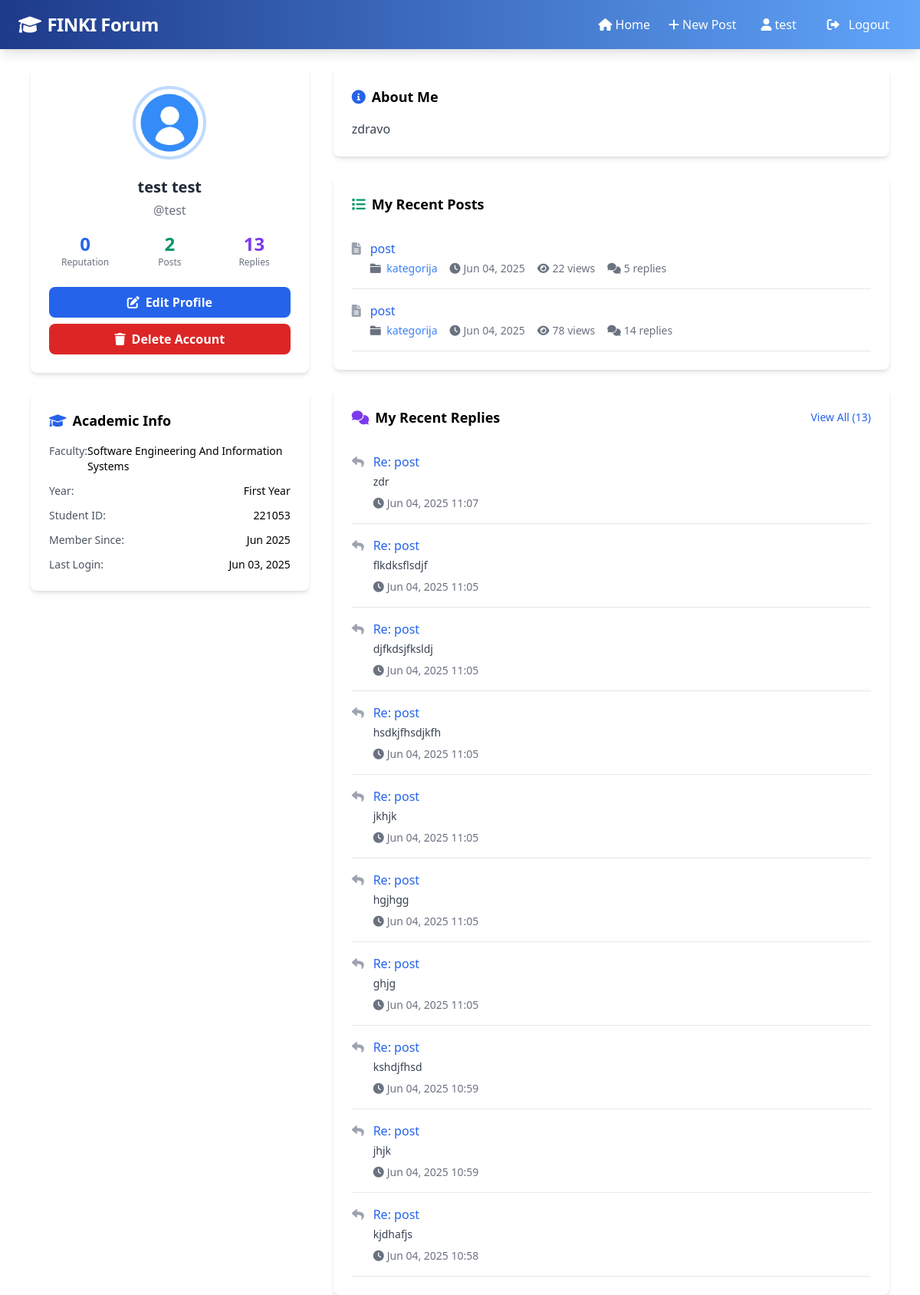
Page /accounts/profile/ (signed in) on the earlier database version.
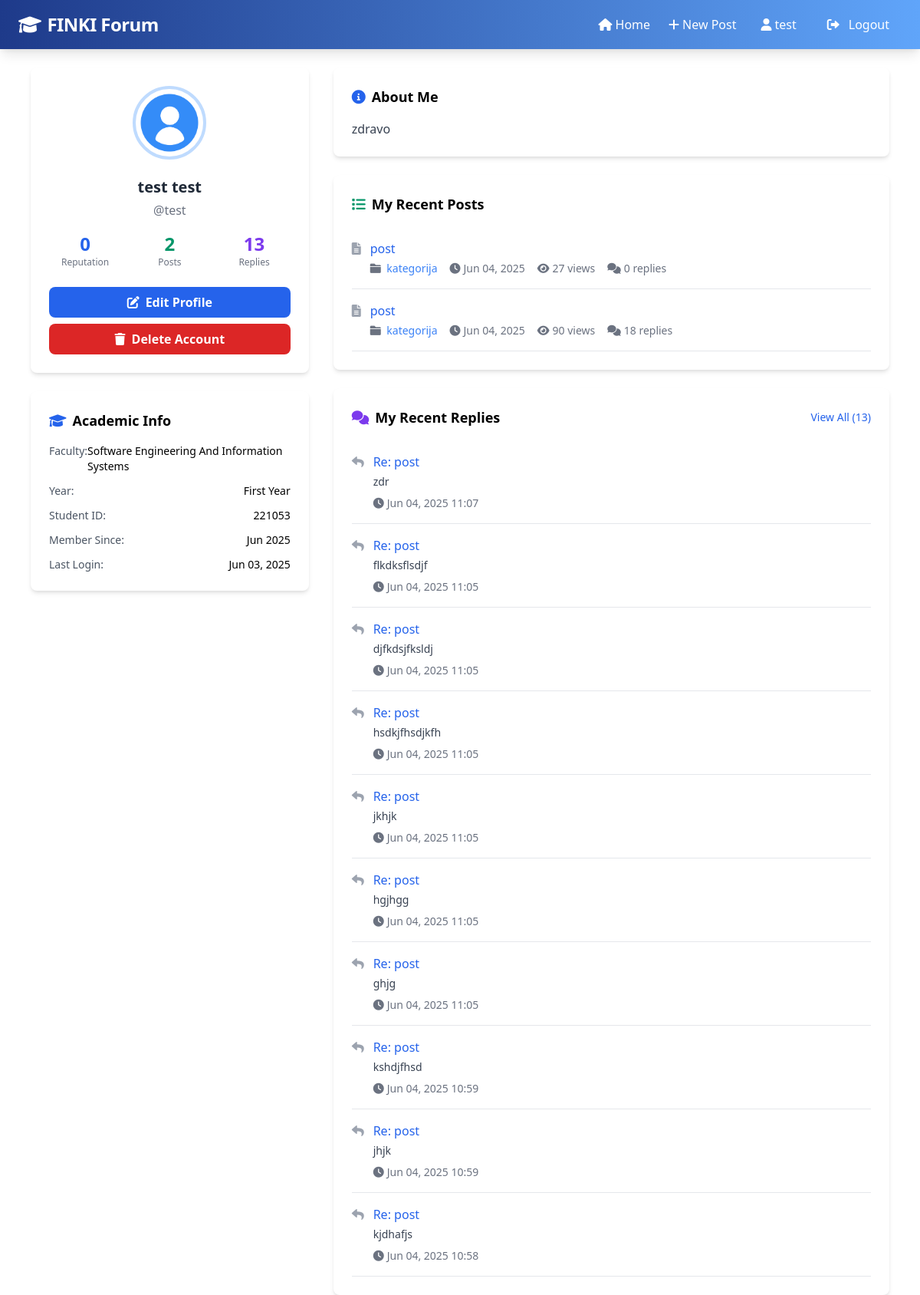
Same page on the later database version.
### accounts/models.py (models this page shows, shortened)
class Profile(models.Model):
    YEAR_CHOICES = [
        (1, 'First Year'),
        (2, 'Second Year'),
        (3, 'Third Year'),
        (4, 'Fourth Year'),
        (5, 'Fourth Year+'),
        (6, 'Graduate'),
        (7, 'Masters'),
    ]
    FACULTY_CHOICES = [
        ('KN', 'Computer Science'),
        ('SIIS', 'Software Engineering And Information Systems'),
        ('IMB', 'Internet, Networks and Security'),
        ('KI', 'Computer Engineering'),
        ('PIT', 'Appliance of Information Technology'),
        ('KE', 'Computer Education'),
        ('OTHER', 'Other'),
    ]
    user = models.OneToOneField(User, on_delete=models.CASCADE)
    avatar = models.ImageField(upload_to='avatars/', default='avatars/default.png', blank=True)
    bio = models.TextField(max_length=500, blank=True)
    year = models.IntegerField(choices=YEAR_CHOICES, default=1)
    faculty = models.CharField(max_length=10, choices=FACULTY_CHOICES, default='KN')
    student_id = models.CharField(max_length=20, blank=True)
    join_date = models.DateTimeField(auto_now_add=True)
    reputation = models.IntegerField(default=0)

### forum/models.py (models this page shows, shortened)
class Post(models.Model):
    title = models.CharField(max_length=200)
    content = models.TextField()
    author = models.ForeignKey(User, on_delete=models.CASCADE, related_name='posts')
    category = models.ForeignKey(Category, on_delete=models.CASCADE, related_name='posts')
    created_date = models.DateTimeField(default=timezone.now)
    updated_date = models.DateTimeField(auto_now=True)
    views = models.IntegerField(default=0)
    is_pinned = models.BooleanField(default=False)
    is_closed = models.BooleanField(default=False)
    class Meta:
        ordering = ['-is_pinned', '-created_date']
    def get_reply_count(self):
        return self.replies.count()

class Category(models.Model):
    name = models.CharField(max_length=100)
    description = models.TextField()
    created_date = models.DateTimeField(default=timezone.now)
    class Meta:
        verbose_name_plural = "Categories"
        ordering = ['name']

class Reply(models.Model):
    post = models.ForeignKey(Post, on_delete=models.CASCADE, related_name='replies')
    author = models.ForeignKey(User, on_delete=models.CASCADE, related_name='replies')
    content = models.TextField()
    created_date = models.DateTimeField(default=timezone.now)
    updated_date = models.DateTimeField(auto_now=True)
    parent = models.ForeignKey('self', on_delete=models.CASCADE, null=True, blank=True, related_name='children')
    class Meta:
        ordering = ['created_date']

### accounts/views.py (the view)
# urls.py: path('profile/', views.profile, name='profile'),
@login_required
def profile(request):
    try:
        user_posts = Post.objects.filter(author=request.user).select_related('category').order_by('-created_date')[:10]
        user_replies = Reply.objects.filter(author=request.user).select_related('post').order_by('-created_date')[:10]
        posts_count = Post.objects.filter(author=request.user).count()
        replies_count = Reply.objects.filter(author=request.user).count()
    except:
        user_posts = []
        user_replies = []
        posts_count = 0
        replies_count = 0
    context = {
        'user_posts': user_posts,
        'user_replies': user_replies,
        'posts_count': posts_count,
        'replies_count': replies_count,
    }
    return render(request, 'accounts/profile.html', context)

### templates/accounts/profile.html (shortened to what this page needs)
{% extends 'base.html' %}
{% block content %}
<div class="max-w-6xl mx-auto">
    <div class="flex flex-col lg:flex-row gap-8">
          <div class="w-full lg:w-1/3">
            <div class="bg-white rounded-lg shadow-md p-6 mb-6 text-center">
                <div class="relative inline-block mb-4">
                    {% if user.profile.avatar %}
                        <img src="{{ user.profile.avatar.url }}" alt="{{ user.username }}"
                             class="w-24 h-24 rounded-full mx-auto object-cover border-4 border-blue-200">
                    {% else %}
                        <div class="w-24 h-24 rounded-full mx-auto bg-blue-600 flex items-center justify-center border-4 border-blue-200">
                            <i class="fas fa-user text-white text-3xl"></i>
                        </div>
                    {% endif %}
                </div>
                <h3 class="text-xl font-bold text-gray-800 mb-1">
                    {{ user.get_full_name|default:user.username }}
                </h3>
                <p class="text-gray-500 mb-4">@{{ user.username }}</p>
                <div class="grid grid-cols-3 gap-4 mb-6">
                    <div class="text-center">
                        <div class="text-2xl font-bold text-blue-600">{{ user.profile.reputation }}</div>
                        <div class="text-xs text-gray-500">Reputation</div>
                    </div>
                    <div class="text-center">
                        <div class="text-2xl font-bold text-green-600">{{ posts_count }}</div>
                        <div class="text-xs text-gray-500">Posts</div>
                    </div>
                    <div class="text-center">
                        <div class="text-2xl font-bold text-purple-600">{{ replies_count }}</div>
                        <div class="text-xs text-gray-500">Replies</div>
                    </div>
                </div>
                <div class="space-y-2">
                    <a href="{% url 'accounts:edit_profile' %}"
                       class="w-full inline-flex items-center justify-center bg-blue-600 hover:bg-blue-700 text-white font-semibold py-2 px-4 rounded-lg transition duration-200">
                        <i class="fas fa-edit mr-2"></i>Edit Profile
                    </a>
                    <a href="{% url 'accounts:delete_account' %}"
                       class="w-full inline-flex items-center justify-center bg-red-600 hover:bg-red-700 text-white font-semibold py-2 px-4 rounded-lg transition duration-200">
                        <i class="fas fa-trash mr-2"></i>Delete Account
                    </a>
                </div>
            </div>
            <div class="bg-white rounded-lg shadow-md p-6">
                <h4 class="text-lg font-semibold mb-4 flex items-center">
                    <i class="fas fa-graduation-cap mr-2 text-blue-600"></i>Academic Info
                </h4>
                <div class="space-y-3 text-sm">
                    <div class="flex justify-between">
                        <span class="text-gray-600">Faculty:</span>
                        <span class="font-medium">{{ user.profile.get_faculty_display }}</span>
                    </div>
                    <div class="flex justify-between">
                        <span class="text-gray-600">Year:</span>
                        <span class="font-medium">{{ user.profile.get_year_display }}</span>
                    </div>
                    {% if user.profile.student_id %}
                    <div class="flex justify-between">
                        <span class="text-gray-600">Student ID:</span>
                        <span class="font-medium">{{ user.profile.student_id }}</span>
                    </div>
                    {% endif %}
                    <div class="flex justify-between">
                        <span class="text-gray-600">Member Since:</span>
                        <span class="font-medium">{{ user.date_joined|date:"M Y" }}</span>
                    </div>
                    <div class="flex justify-between">
                        <span class="text-gray-600">Last Login:</span>
                        <span class="font-medium">{{ user.last_login|date:"M d, Y" }}</span>
                    </div>
                </div>
            </div>
        </div>
        <div class="w-full lg:w-2/3">
            {% if user.profile.bio %}
            <div class="bg-white rounded-lg shadow-md p-6 mb-6">
                <h4 class="text-lg font-semibold mb-4 flex items-center">
                    <i class="fas fa-info-circle mr-2 text-blue-600"></i>About Me
                </h4>
                <div class="text-gray-700">
                    {{ user.profile.bio|linebreaks }}
                </div>
            </div>
            {% endif %}
            <div class="bg-white rounded-lg shadow-md p-6 mb-6">
                <div class="flex items-center justify-between mb-4">
                    <h4 class="text-lg font-semibold flex items-center">
                        <i class="fas fa-list mr-2 text-green-600"></i>My Recent Posts
                    </h4>
                </div>
                {% for post in user_posts %}
                <div class="border-b border-gray-200 py-4 {% if forloop.last %}border-0{% endif %}">
                    <div class="flex items-start space-x-3">
                        <div class="flex-shrink-0">
                            <i class="fas fa-file-alt text-gray-400"></i>
                        </div>
                        <div class="flex-1 min-w-0">
                            <h6 class="text-blue-600 font-medium hover:underline">
                                <a href="{% url 'forum:post_detail' post.pk %}">{{ post.title }}</a>
                            </h6>
                            <div class="flex items-center text-sm text-gray-500 mt-1 space-x-4">
                                <span>
                                    <i class="fas fa-folder mr-1"></i>
                                    <a href="{% url 'forum:category_posts' post.category.pk %}" class="text-blue-500 hover:underline">
                                        {{ post.category.name }}
                                    </a>
                                </span>
                                <span><i class="fas fa-clock mr-1"></i>{{ post.created_date|date:"M d, Y" }}</span>
                                <span><i class="fas fa-eye mr-1"></i>{{ post.views }} views</span>
                                <span><i class="fas fa-comments mr-1"></i>{{ post.get_reply_count }} replies</span>
                            </div>
                        </div>
                    </div>
                </div>
                {% endfor %}
            </div>
            <div class="bg-white rounded-lg shadow-md p-6">
                <div class="flex items-center justify-between mb-4">
                    <h4 class="text-lg font-semibold flex items-center">
                        <i class="fas fa-comments mr-2 text-purple-600"></i>My Recent Replies
                    </h4>
                    {% if replies_count > 5 %}
                        <a href="#" class="text-blue-600 hover:underline text-sm">View All ({{ replies_count }})</a>
                    {% endif %}
                </div>
                {% for reply in user_replies %}
                <div class="border-b border-gray-200 py-4 {% if forloop.last %}border-0{% endif %}">
                    <div class="flex items-start space-x-3">
                        <div class="flex-shrink-0">
                            <i class="fas fa-reply text-gray-400"></i>
                        </div>
                        <div class="flex-1 min-w-0">
                            <h6 class="text-blue-600 font-medium hover:underline">
                                <a href="{% url 'forum:post_detail' reply.post.pk %}#reply-{{ reply.id }}">
                                    Re: {{ reply.post.title }}
                                </a>
                            </h6>
                            <p class="text-gray-700 mt-1 text-sm">{{ reply.content|truncatewords:15 }}</p>
                            <div class="flex items-center text-sm text-gray-500 mt-2">
                                <span><i class="fas fa-clock mr-1"></i>{{ reply.created_date|date:"M d, Y H:i" }}</span>
                            </div>
                        </div>
                    </div>
                </div>
                {% empty %}
                <div class="text-center py-8">
                    <i class="fas fa-comments text-gray-300 text-4xl mb-3"></i>
                    <p class="text-gray-500">You haven't posted any replies yet.</p>
                </div>
                {% endfor %}
            </div>
        </div>
    </div>
</div>
{% endblock %}

### templates/base.html (shortened to what this page needs)
<!DOCTYPE html>
<html lang="en">
<head>
    <link href="https://cdnjs.cloudflare.com/ajax/libs/font-awesome/6.0.0/css/all.min.css" rel="stylesheet">
    <link href="https://cdn.jsdelivr.net/npm/tailwindcss@2.2.19/dist/tailwind.min.css" rel="stylesheet">
    <link rel="stylesheet" href="/static/css/styles.css">
</head>
<body class="bg-[#f7f9fc] min-h-screen">
<nav class="bg-gradient-to-r from-blue-900 to-blue-400 text-white px-4 py-3 shadow-lg">
    <div class="max-w-6xl mx-auto flex items-center justify-between">
        <a class="flex items-center gap-2 font-bold text-2xl tracking-tight hover:scale-105 transition-transform duration-200" href="{% url 'forum:index' %}">
            <i class="fas fa-graduation-cap"></i>
            <span class="font-extrabold">FINKI Forum</span>
        </a>
        <div class="hidden md:flex items-center gap-8" id="navbarNav">
            <ul class="flex items-center gap-6">
                <li>
                    <a class="hover:underline flex items-center gap-1" href="{% url 'forum:index' %}">
                        <i class="fas fa-home"></i>Home
                    </a>
                </li>
                {% if user.is_authenticated %}
                    <li>
                        <a class="hover:underline flex items-center gap-1" href="{% url 'forum:create_post' %}">
                            <i class="fas fa-plus"></i>New Post
                        </a>
                    </li>
                {% endif %}
            </ul>
            <ul class="flex items-center gap-6">
                {% if user.is_authenticated %}
                    <li>
                        <a class="flex items-center gap-1 hover:underline" href="{% url 'accounts:user_profile' user.username %}">
                            <i class="fas fa-user"></i>{{ user.username }}
                        </a>
                    </li>
                    <li>
                        <form action="{% url 'accounts:logout' %}" method="post" class="m-0">
                            <button type="submit" class="flex items-center gap-1 px-4 py-2 hover:bg-[#f0f4fa] rounded transition">
                                <i class="fas fa-sign-out-alt mr-2"></i>Logout
                            </button>
                        </form>
                    </li>
                {% endif %}
            </ul>
        </div>
    </div>
</nav>
<div class="max-w-6xl mx-auto mt-6 px-4">
    {% block content %}{% endblock %}
</div>
</body>
</html>

Differences in the rows shown:
changed Post (number 1 of 2 on the later page): views "22" → "27"; get_reply_count "5" → "0"
changed Post (number 2 of 2 on the later page): views "78" → "90"; get_reply_count "14" → "18"
